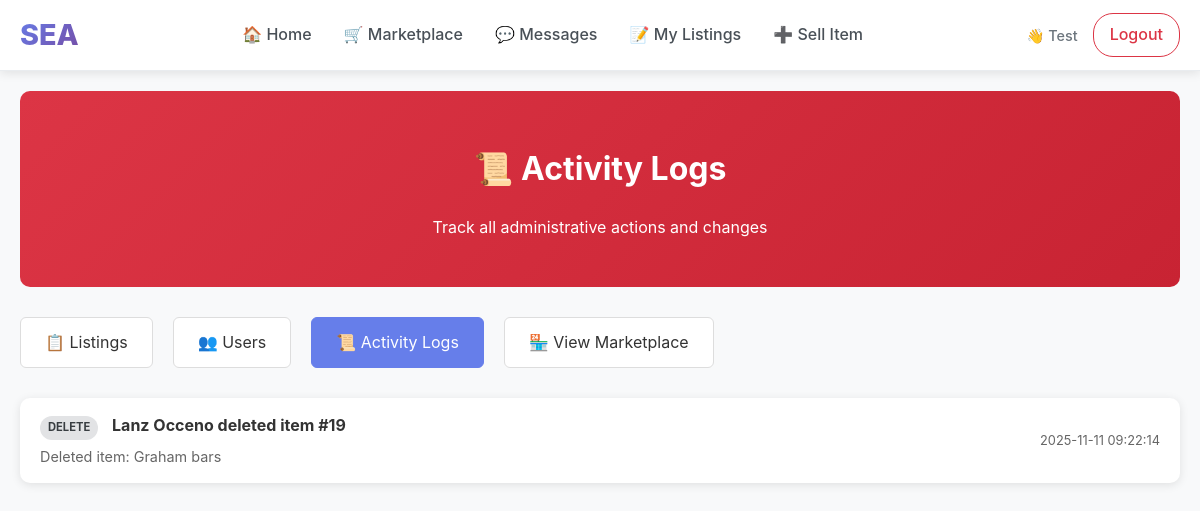
/admin/logs (signed in), run on the app's committed database.
### tables this page shows
CREATE TABLE students (
        student_id INTEGER PRIMARY KEY AUTOINCREMENT,
        name TEXT NOT NULL,
        email TEXT UNIQUE NOT NULL,
        password TEXT NOT NULL,
        org TEXT
    , is_admin INTEGER DEFAULT 0, email_verified INTEGER DEFAULT 0, verification_code TEXT DEFAULT NULL, verification_code_expires DATETIME DEFAULT NULL);

CREATE TABLE admin_actions (
            action_id INTEGER PRIMARY KEY AUTOINCREMENT,
            admin_id INTEGER NOT NULL,
            action_type TEXT NOT NULL,
            target_type TEXT NOT NULL,
            target_id INTEGER NOT NULL,
            details TEXT,
            timestamp DATETIME DEFAULT CURRENT_TIMESTAMP,
            FOREIGN KEY (admin_id) REFERENCES students(student_id)
        );

### app.py (the view)
@app.route('/admin/logs')
def admin_logs():
    if not require_admin():
        return redirect(url_for('home'))
    conn = get_db_connection()
    cur = conn.cursor()
    cur.execute("""
        SELECT aa.*, s.name as admin_name
        FROM admin_actions aa
        JOIN students s ON aa.admin_id = s.student_id
        ORDER BY aa.timestamp DESC
        LIMIT 100
    """)
    logs = [dict(row) for row in cur.fetchall()]
    conn.close()
    return render_template('admin/logs.html', logs=logs)

### app.py (called while the page is built)
def get_db_connection():
    db_path = os.path.join(BASE_DIR, 'database', 'marketplace.db')
    conn = sqlite3.connect(db_path, timeout=30.0)
    conn.row_factory = sqlite3.Row
    conn.execute('PRAGMA journal_mode=WAL;')
    return conn

def require_login():
    if 'user_id' not in session:
        return False
    if 'last_activity' in session:
        try:
            last_activity = datetime.fromisoformat(session['last_activity'])
            if datetime.now() - last_activity > timedelta(hours=24):
                session.clear()
                return False
        except:
            pass
    session['last_activity'] = datetime.now().isoformat()
    return True

@app.context_processor
def inject_csrf_token():
    return dict(csrf_token=generate_csrf_token)

@app.context_processor
def inject_admin_status():
    return dict(is_admin_user=is_admin())

def is_admin():
    if not require_login():
        return False
    conn = get_db_connection()
    cur = conn.cursor()
    cur.execute("SELECT is_admin FROM students WHERE student_id = ?", (session['user_id'],))
    result = cur.fetchone()
    conn.close()
    return result and result[0] == 1

def require_admin():
    if not is_admin():
        flash("Access denied. Admin privileges required.", "error")
        return redirect(url_for('home'))
    return True

### templates/admin/logs.html (shortened to what this page needs)
{% extends "base.html" %}
{% block content %}
<div class="admin-page">
  <div class="admin-header">
    <h1>📜 Activity Logs</h1>
    <p>Track all administrative actions and changes</p>
  </div>
  <div class="admin-nav">
    <a href="{{ url_for('admin_dashboard') }}">📋 Listings</a>
    <a href="{{ url_for('admin_users') }}">👥 Users</a>
    <a href="{{ url_for('admin_logs') }}" class="active">📜 Activity Logs</a>
    <a href="{{ url_for('marketplace') }}">🏪 View Marketplace</a>
  </div>
  <div class="logs-container">
    {% for log in logs %}
    <div class="log-entry">
      <div class="log-info">
        <div class="log-action">
          <span class="action-badge action-{{ log.action_type }}">
            {{ log.action_type }}
          </span>
          <strong>{{ log.admin_name }}</strong>
          {{ log.action_type }}d {{ log.target_type }} #{{ log.target_id }}
        </div>
        {% if log.details %}
        <div class="log-details">
          {{ log.details }}
        </div>
        {% endif %}
      </div>
      <div class="log-meta">
        {{ log.timestamp.split('.')[0] if '.' in log.timestamp else log.timestamp }}
      </div>
    </div>
    {% endfor %}
  </div>
</div>
{% endblock %}

### templates/base.html (shortened to what this page needs)
<!DOCTYPE html>
<html lang="en">
<head>
</head>
<body data-user-id="{% if session.get('user_id') %}{{ session.get('user_id') }}{% endif %}"{% if other %} data-other-id="{{ other['student_id'] }}"{% endif %}>
<nav class="navbar">
  <div class="nav-container">
    <a href="{{ url_for('home') }}" class="nav-brand">SEA</a>
    <div class="nav-links" id="navLinks">
      <a href="{{ url_for('home') }}">🏠 Home</a>
      <a href="{{ url_for('marketplace') }}">🛒 Marketplace</a>
      <a href="{{ url_for('messages') }}">💬 Messages</a>
      {% if session.get('user_id') %}
        <a href="{{ url_for('my_listings') }}">📝 My Listings</a>
        <a href="{{ url_for('add_item') }}">➕ Sell Item</a>
      {% endif %}
    </div>
    <div class="nav-user">
      {% if session.get('user_id') %}
        <span class="user-info">👋 {{ session.get('user_name') }}</span>
        <a href="{{ url_for('logout') }}" class="btn-logout">Logout</a>
      {% else %}
        <a href="{{ url_for('login') }}" class="btn-outline">Login</a>
        <a href="{{ url_for('register') }}" class="btn-primary">Register</a>
      {% endif %}
    </div>
  </div>
</nav>
<div class="main-content">
{% block content %}{% endblock %}
</div>
{% set is_chat_page = request.endpoint == 'chat_page' %}
</body>
</html>

### templates/base.html (style rules this page uses)
* { box-sizing: border-box; }
body { margin: 0; font-family: -apple-system, BlinkMacSystemFont, 'Segoe UI', Roboto, sans-serif; background: #f8f9fa; line-height: 1.6; color: #333; }
.main-content { min-height: calc(100vh - 80px); padding-top: 0; }
.navbar { background: white; padding: 12px 0; box-shadow: 0 2px 10px rgba(0, 0, 0, 0.1); border-bottom: 1px solid #e9ecef; position: sticky; top: 0; z-index: 1000; }
.nav-container { max-width: 1200px; margin: 0 auto; padding: 0 20px; display: flex; align-items: center; justify-content: space-between; flex-wrap: wrap; gap: 20px; }
.nav-brand { font-size: 1.8rem; font-weight: 800; color: #667eea; text-decoration: none; background: linear-gradient(135deg, #667eea 0%, #764ba2 100%); -webkit-background-clip: text; background-clip: text; -webkit-text-fill-color: transparent; }
.nav-links { display: flex; align-items: center; gap: 0; flex: 1; justify-content: center; flex-wrap: wrap; }
.nav-links a { color: #495057; text-decoration: none; padding: 10px 16px; border-radius: 6px; font-weight: 500; transition: all 0.2s ease; position: relative; }
.nav-user { display: flex; align-items: center; gap: 15px; flex-wrap: wrap; }
.user-info { color: #6c757d; font-size: 0.9rem; font-weight: 500; }
.nav-user a { color: #495057; text-decoration: none; padding: 8px 16px; border-radius: 20px; font-weight: 500; transition: all 0.2s ease; border: 1px solid transparent; }
.nav-user a.btn-logout { color: #dc3545; border: 1px solid #dc3545; }

### templates/admin/logs.html (style rules this page uses)
.admin-page { padding: 20px; max-width: 1200px; margin: 0 auto; }
.admin-header { background: linear-gradient(135deg, #dc3545 0%, #c82333 100%); color: white; padding: 30px; border-radius: 10px; margin-bottom: 30px; text-align: center; }
.admin-nav { display: flex; gap: 20px; margin-bottom: 30px; flex-wrap: wrap; }
.admin-nav a { background: #fff; color: #333; padding: 12px 24px; border-radius: 6px; text-decoration: none; border: 1px solid #ddd; transition: all 0.3s ease; }
.admin-nav a:hover, .admin-nav a.active { background: #667eea; color: white; border-color: #667eea; }
.logs-container { background: white; border-radius: 10px; box-shadow: 0 2px 10px rgba(0,0,0,0.1); overflow: hidden; }
.log-entry { padding: 15px 20px; border-bottom: 1px solid #eee; display: flex; justify-content: space-between; align-items: center; }
.log-entry:last-child { border-bottom: none; }
.log-info { flex: 1; }
.log-action { font-weight: bold; margin-bottom: 5px; }
.log-details { color: #666; font-size: 0.9rem; }
.log-meta { text-align: right; color: #666; font-size: 0.8rem; }
.action-badge { display: inline-block; padding: 3px 8px; border-radius: 12px; font-size: 0.7rem; font-weight: bold; text-transform: uppercase; margin-right: 10px; }
.action-delete { background: #e2e3e5; color: #383d41; }

### data on the page
students: get "Test"
admin_actions: action_type "DELETE", admin_name "Lanz Occeno", action_type "delete", target_type "item", target_id "19", details "Deleted item: Graham bars", timestamp "2025-11-11 09:22:14"
